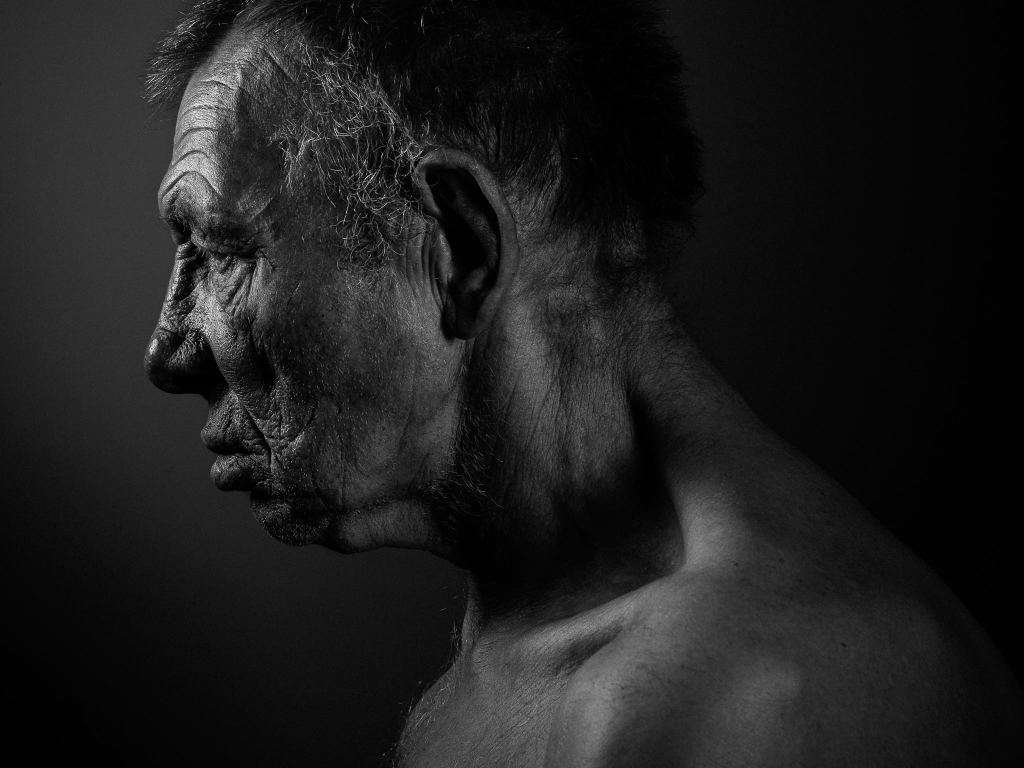
#> input picture project 1/high_contrast.jpg, 2048 x 1536 px (shown at 1/2 size)
$ python project1.py
#> lines starting #> are read from the running program, lines starting #| are printed output that depends on the picture; long printed decimals are rounded
# -*- coding: utf-8 -*-
"""
Created on Sun Aug 28 14:12:20 2022

@author: sefun
"""
import math,cmath
import matplotlib.pyplot as plt
import os
import cv2
from scipy.signal import gaussian
import scipy.fftpack as fp

import numpy as np

def im2freq(data):
    return fp.rfft(fp.rfft(data, axis=0),axis=1)

def freq2im(f):
    return fp.irfft(fp.irfft(f, axis=1),axis=0)

def wiener_filter(img, kernel):
    K = 35000*25
    res_img = np.zeros(img.shape)
    #read image and compute FFT
    g = img[:,:,0]
    G = np.fft.fft2(g)

    #2. pad kernels with zeros and compute fft
    h = kernel
    h_padded = np.zeros(g.shape[0:2])
    h_padded[:h.shape[0],:h.shape[1]] = np.copy(h)
    H = np.fft.fft2(h_padded)

    #3. Find the inverse filter term
    weiner_term = (abs(H)**2 + K)/(abs(H)**2)
    H_weiner = H*weiner_term
    # normalize to [0,1]
    H_norm = H_weiner/abs(H_weiner.max())

    G_norm = G/abs(G.max())
    F_temp = G_norm/H_norm
    F_norm = F_temp/abs(F_temp.max())

    #rescale to original scale
    F_hat  = F_norm*abs(G.max())

    f_hat = np.fft.ifft2( F_hat )
    res_img = abs(f_hat)
    return res_img

def inverse_filter(img, kernel):
    h = kernel
    res_img = np.zeros(img.shape)

    #1.read image and compute fft
    g = img[:,:,0]
    G = np.fft.fft2(g)

    #2. pad kernels with zeros and compute fft
    h_padded = np.zeros(g.shape[0:2])
    h_padded[:h.shape[0],:h.shape[1]] = np.copy(h)
    H =  np.fft.fft2(h_padded)

    # normalize to [0,1]
    H_norm = H/abs(H.max())
    G_norm = G/abs(G.max())
    F_temp = G_norm/H_norm
    F_norm = F_temp/abs(F_temp.max())

    #rescale to original scale
    F_hat  = F_norm*abs(G.max())

    # 3. apply Inverse Filter and compute IFFT
    f_hat = np.fft.ifft2(F_hat)
    res_img = abs(f_hat)

    return res_img

def gaussian_kernel(kernel_size = 3):
	h = gaussian(kernel_size, kernel_size / 3).reshape(kernel_size, 1)
	h = np.dot(h, h.transpose())
	h /= np.sum(h)
	return h

def motion_blur(a,b,T):
    # The greater the size, the more the motion.
    kernel_size = 30

    # Create the vertical kernel.
    kernel = np.zeros((kernel_size, kernel_size))

    # Fill the middle row with ones.
    for u in range(kernel_size):
        for v in range(kernel_size):
            if (u*a+v*b)==0:
                kernel[u,v] = T
            else:
                var = math.pi*(u*a+v*b)
                cvar = complex(0,var)
                kernel[u,v] = (T/var) * math.sin(var)* cmath.exp(cvar).real
    # Normalize.
    #kernel /= kernel_size
    kernel = kernel/abs(kernel.max())
    return kernel

def mean_squared_error(orignal_img,restored_img):
    #if max level not provided reduce still smaller axis reaches 1
    orignal_img = orignal_img[:,:,0]
    mse = np.sum((orignal_img.astype("float") - restored_img.astype("float")) ** 2)
    mse /= float(orignal_img.shape[0] * orignal_img.shape[1])
    return mse

def signal_to_noise_ratio(orignal_img,restored_img):
    #if max level not provided reduce still smaller axis reaches 1
    orignal_img = orignal_img[:,:,0]
    snr = np.sum(orignal_img.astype("float") ** 2)
    snr /= np.sum((orignal_img.astype("float") - restored_img.astype("float")) ** 2)
    snr = math.log10(snr)
    snr *= 10
    return snr


def main():
    path = "high_contrast.jpg"
    img = cv2.imread(path)
#> img is the input picture: shape (1536, 2048, 3); min 0, max 255, mean 29.1

    a = 0.1
    b = 0.1
    T = 1
    kernel_g = gaussian_kernel()
    mb_kernel = motion_blur(a,b,T)
    mb_img = cv2.filter2D(img, -1, mb_kernel)
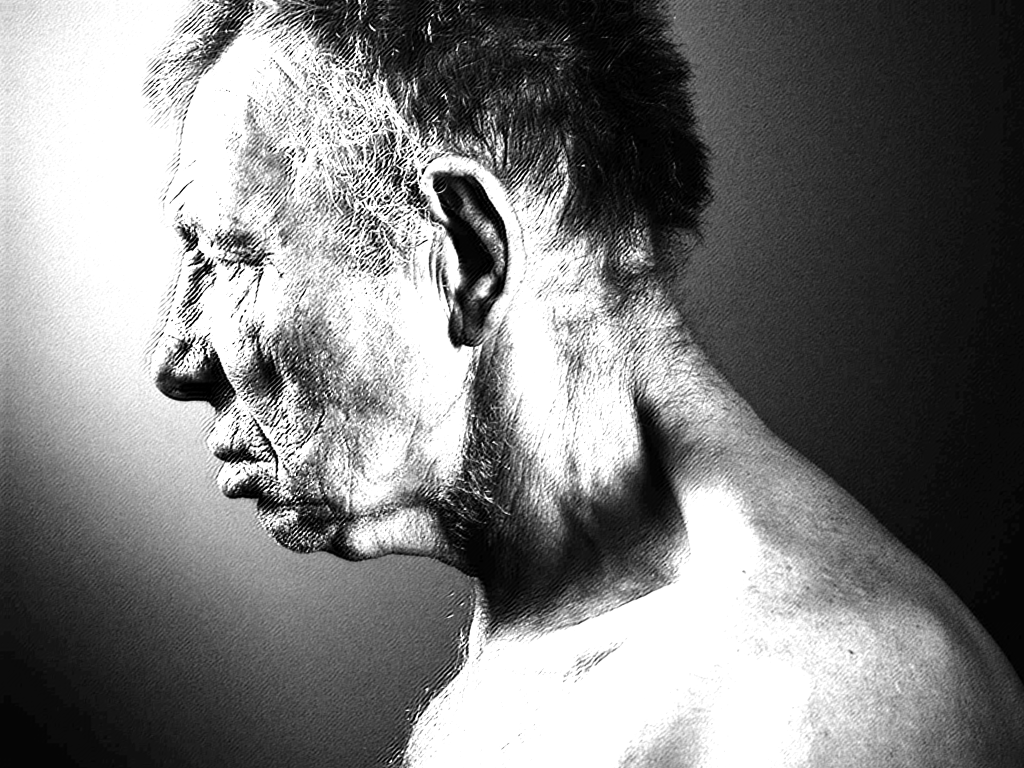
#> mb_img: shape (1536, 2048, 3) (shown at 1/2 size); min 0, max 255, mean 125.2

    sig = 0.0065
    mb_img1 = cv2.GaussianBlur(mb_img, (7, 7), sigmaX=sig)
    cv2.imshow('Motion Blurred Image sig=0.0065',mb_img1)
    cv2.waitKey(0)
    cv2.destroyAllWindows()

    if_img1 = inverse_filter(mb_img1, kernel_g)
#> in inverse_filter, `res_img = abs(f_hat)`:
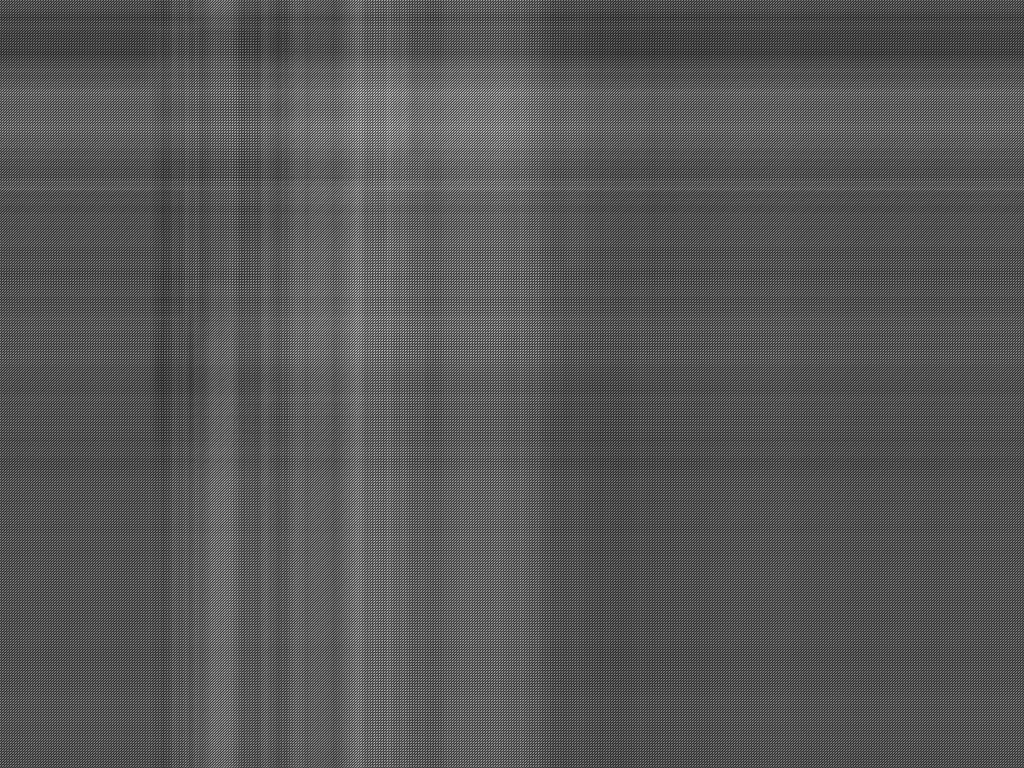
#> res_img: shape (1536, 2048) float64 (shown at 1/2 size); min 0.00377, max 5970.8, mean 2029.9; drawn with min black and max white
    mse_if1 = mean_squared_error(img,if_img1)
#> in mean_squared_error, `mse = np.sum((orignal_img.astype("float") - restored_img.astype("float..`: mse = 1.62e+13
#> in mean_squared_error, `mse /= float(orignal_img.shape[0] * orignal_img.shape[1])`: mse = 5157813.3
#> mse_if1 = 5157813.3
    snr_if1 = signal_to_noise_ratio(img,if_img1)
#> in signal_to_noise_ratio, `snr = np.sum(orignal_img.astype("float") ** 2)`: snr = 5.51e+09
#> in signal_to_noise_ratio, `snr /= np.sum((orignal_img.astype("float") - restored_img.astype("floa..`: snr = 0.000339
#> in signal_to_noise_ratio, `snr = math.log10(snr)`: snr = -3.47
#> in signal_to_noise_ratio, `snr *= 10`: snr = -34.69
#> snr_if1 = -34.69
    print("Inverse Filtered Image sig=65 MSE =",mse_if1)
#| Inverse Filtered Image sig=65 MSE = 5157813.253
    print("Inverse Filtered Image sig=65 SNR =",snr_if1)
#| Inverse Filtered Image sig=65 SNR = -34.694
    cv2.imshow('Inverse Filtered Image sig=0.0065',if_img1)
    cv2.waitKey(0)
    cv2.destroyAllWindows()

    wf_img1 = wiener_filter(mb_img1, kernel_g)
    mse_wf1 = mean_squared_error(img,wf_img1)
#> mse_wf1 = 14731.6
    snr_wf1 = signal_to_noise_ratio(img,wf_img1)
#> snr_wf1 = -9.25
    print("Wiener Filtered Image sig=650 MSE =",mse_wf1)
#| Wiener Filtered Image sig=650 MSE = 14731.602
    print("Wiener Filtered Image sig=650 SNR =",snr_wf1)
#| Wiener Filtered Image sig=650 SNR = -9.252
    cv2.imshow('Wiener Filtered Image sig=0.0065',wf_img1)
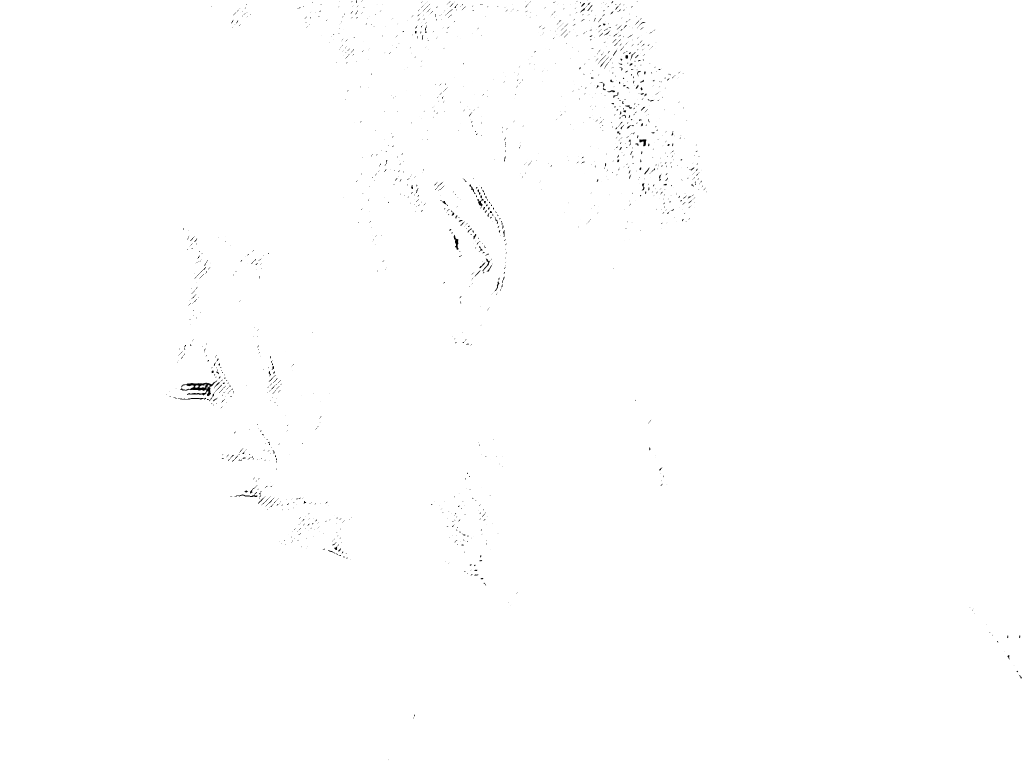
#> window 'Wiener Filtered Image sig=0.00': shape (1536, 2048) (shown at 1/2 size); min 0, max 255, mean 254.4
    cv2.waitKey(0)
    cv2.destroyAllWindows()

    sig = 65
    mb_img2 = cv2.GaussianBlur(mb_img, (7, 7), sigmaX=sig)
    cv2.imshow('Motion Blurred Image sig=65',mb_img2)
    cv2.waitKey(0)
    cv2.destroyAllWindows()

    if_img2 = inverse_filter(mb_img2, kernel_g)
#> in inverse_filter (call 2), `res_img = abs(f_hat)`:
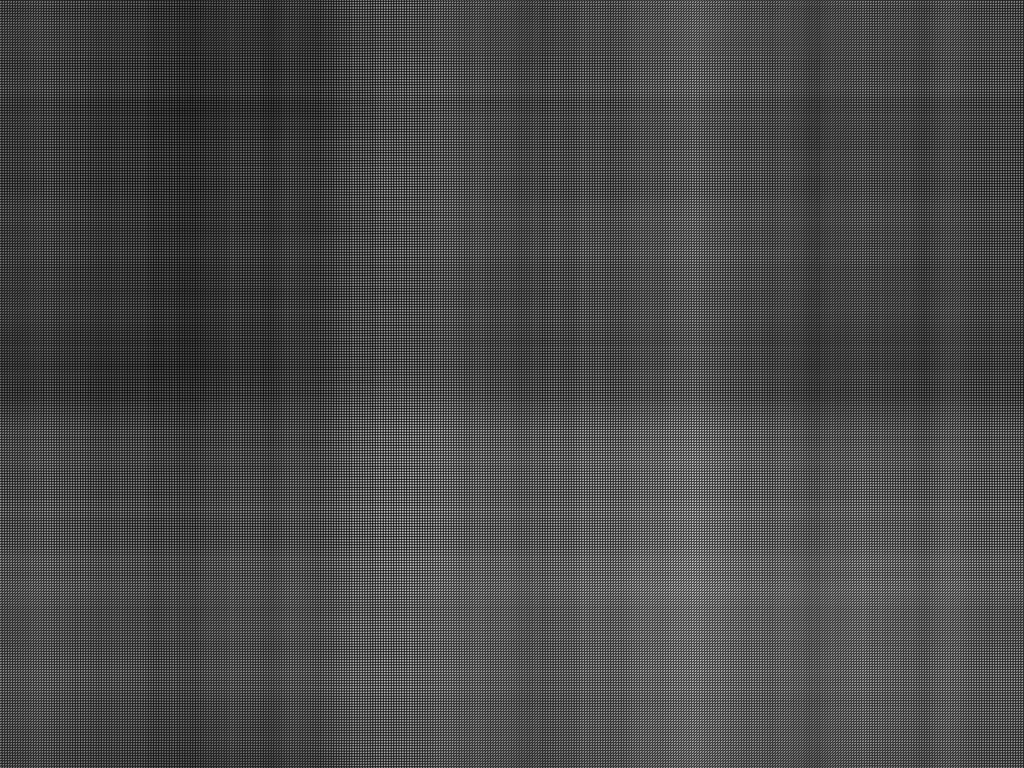
#> res_img: shape (1536, 2048) float64 (shown at 1/2 size); min 0.000483, max 2977.2, mean 854.9; drawn with min black and max white
    mse_if2 = mean_squared_error(img,if_img2)
#> mse_if2 = 1004643.1
    snr_if2 = signal_to_noise_ratio(img,if_img2)
#> snr_if2 = -27.59
    print("Inverse Filtered Image sig=65 MSE =",mse_if2)
#| Inverse Filtered Image sig=65 MSE = 1004643.121
    print("Inverse Filtered Image sig=65 SNR =",snr_if2)
#| Inverse Filtered Image sig=65 SNR = -27.589
    cv2.imshow('Inverse Filtered Image sig=65',if_img2)
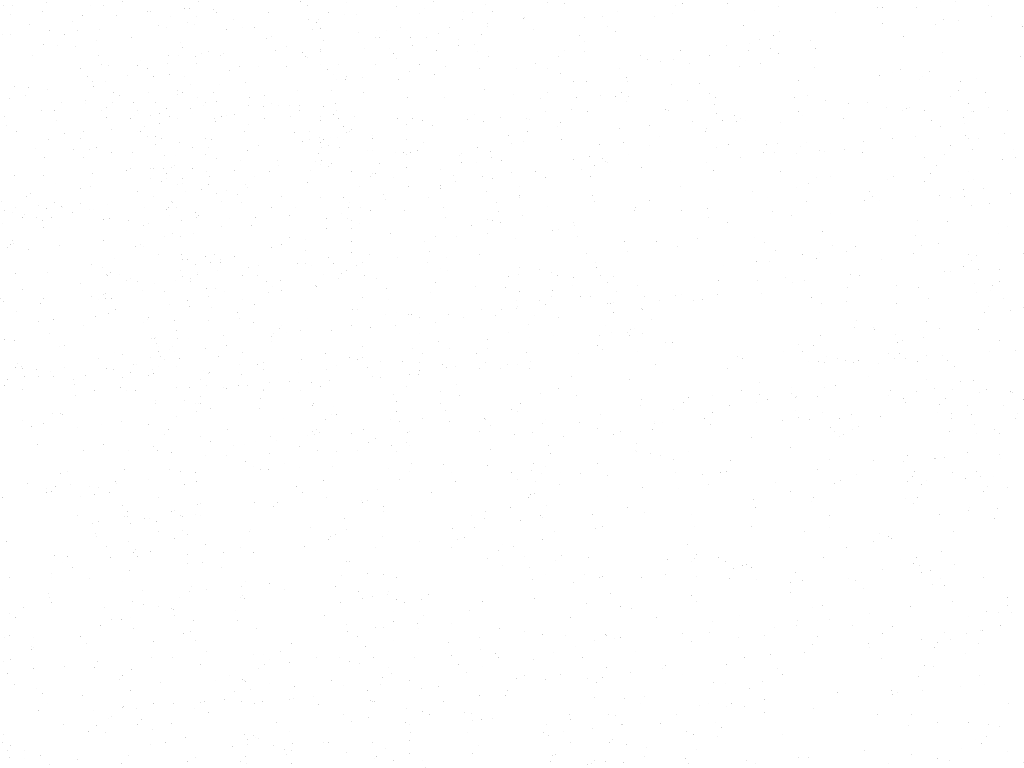
#> window 'Inverse Filtered Image sig=65': shape (1536, 2048) (shown at 1/2 size); min 0, max 255, mean 254.9
    cv2.waitKey(0)
    cv2.destroyAllWindows()

    wf_img2 = wiener_filter(mb_img2, kernel_g)
    mse_wf2 = mean_squared_error(img,wf_img2)
#> mse_wf2 = 14267.1
    snr_wf2 = signal_to_noise_ratio(img,wf_img2)
#> snr_wf2 = -9.11
    print("Wiener Filtered Image sig=650 MSE =",mse_wf2)
#| Wiener Filtered Image sig=650 MSE = 14267.123
    print("Wiener Filtered Image sig=650 SNR =",snr_wf2)
#| Wiener Filtered Image sig=650 SNR = -9.113
    cv2.imshow('Wiener Filtered Image sig=65',wf_img2)
    cv2.waitKey(0)
    cv2.destroyAllWindows()

    sig = 650
    mb_img3 = cv2.GaussianBlur(mb_img, (7, 7), sigmaX=sig)
    cv2.imshow('Motion Blurred Image sig=650',mb_img3)
    cv2.waitKey(0)
    cv2.destroyAllWindows()

    if_img3 = inverse_filter(mb_img3, kernel_g)
    mse_if3 = mean_squared_error(img,if_img3)
#> mse_if3 = 1004643.1
    snr_if3 = signal_to_noise_ratio(img,if_img3)
#> snr_if3 = -27.59
    print("Inverse Filtered Image sig=65 MSE =",mse_if3)
#| Inverse Filtered Image sig=65 MSE = 1004643.121
    print("Inverse Filtered Image sig=65 SNR =",snr_if3)
#| Inverse Filtered Image sig=65 SNR = -27.589
    cv2.imshow('Inverse Filtered Image sig=65',if_img3)
    cv2.waitKey(0)
    cv2.destroyAllWindows()

    wf_img3 = wiener_filter(mb_img3, kernel_g)
    mse_wf3 = mean_squared_error(img,wf_img3)
#> mse_wf3 = 14267.1
    snr_wf3 = signal_to_noise_ratio(img,wf_img3)
#> snr_wf3 = -9.11
    print("Wiener Filtered Image sig=650 MSE =",mse_wf3)
#| Wiener Filtered Image sig=650 MSE = 14267.123
    print("Wiener Filtered Image sig=650 SNR =",snr_wf3)
#| Wiener Filtered Image sig=650 SNR = -9.113
    cv2.imshow('Wiener Filtered Image sig=650',wf_img3)
    cv2.waitKey(0)
    cv2.destroyAllWindows()


if __name__ == "__main__":
    main()
